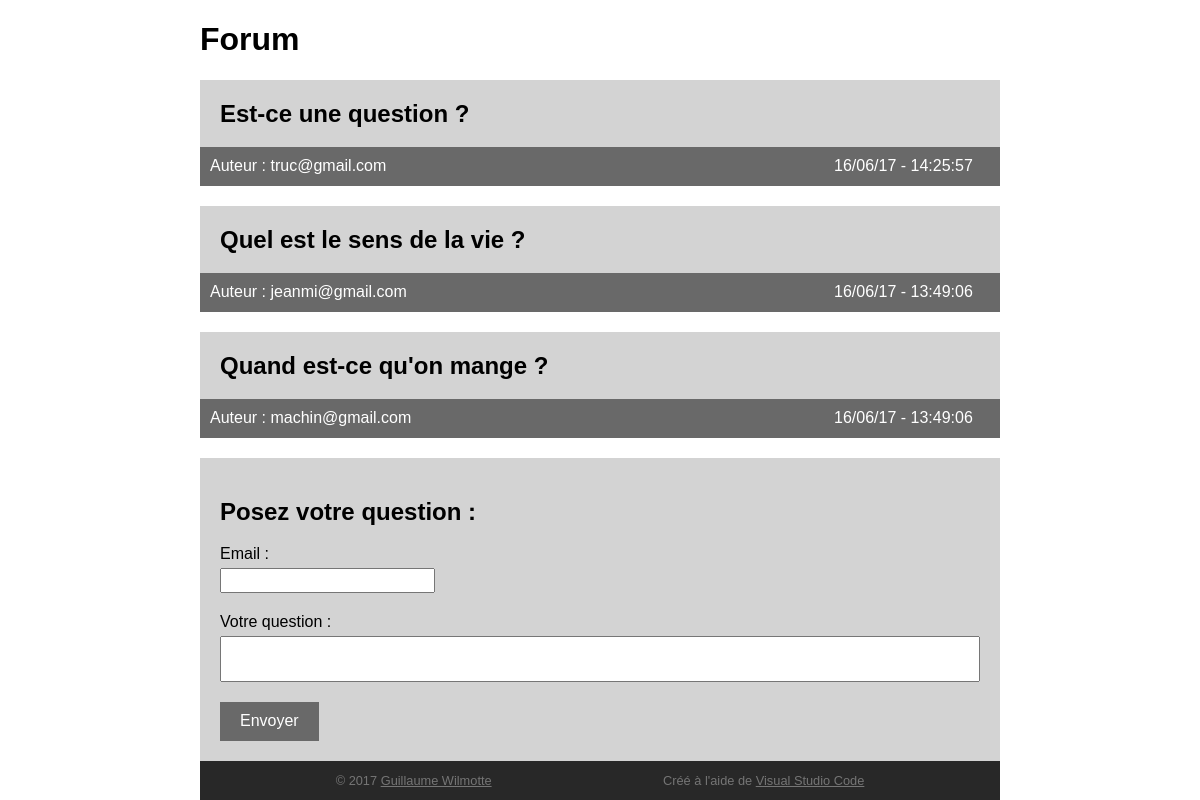
The page / on the database its author committed.
### tables this page shows
CREATE TABLE `questions` (
  `id_questions` int(10) UNSIGNED NOT NULL,
  `titre` varchar(42) DEFAULT NULL,
  `mail` varchar(42) DEFAULT NULL,
  `date` timestamp NOT NULL DEFAULT CURRENT_TIMESTAMP
);

### includes/home.php (the view, shortened to what this page needs)
<?php
   $sql = "SELECT * FROM questions ORDER BY `date` DESC";
   $q_questions = $connect -> query($sql);
   $nb_questions = $q_questions -> num_rows;
?>
<main>
    <section>
      <?php if ( isset($nb_questions) AND $nb_questions > 0 ) :
        while ( $row = $q_questions -> fetch_object() ) : ?>
        <article class="question">
          <h2 class="question-title"><a href="question-<?php echo $row -> id_questions ?>.html"><?php echo $row -> titre ?></a></h2>
          <div class="question-infos">
            <p>Auteur : <?php echo $row -> mail ?></p>
            <time><?php echo date('d/m/y - H:i:s',strtotime($row -> date)); ?></time>
          </div>
        </article>
      <?php endwhile;
      endif; ?>
    </section>
<?php include('insert_question.php') ?>
</main>

### includes/header.php (shortened to what this page needs)
<!DOCTYPE html>
<html lang="en">
<head>
  <link rel="stylesheet" href="style/css/style.css">
</head>
<body>
  <header>
    <h1>Forum</h1>
  </header>

### index.php (shortened to what this page needs)
<?php
  require("config.php");
?>
<?php include('includes/header.php') ?>
<?php
if ( isset($_GET['question']) ) :
  include('includes/reponses.php');
else :
  include('includes/home.php');
endif;
?>
<?php include('includes/footer.php') ?>

### includes/insert_question.php (shortened to what this page needs)
<form action="includes/insert_question.php" method="post">
  <h2>Posez votre question :</h2>
  <label for="question_mail">Email :</label>
  <input type="email" name="mail" id="question_mail" required>
  <label for="question_content">Votre question :</label>
  <input type="text" name="titre" id="question_content" required>
  <button>Envoyer</button>
</form>

### includes/footer.php (shortened to what this page needs)
  <footer>
    <ul>
      <li>&copy; 2017 <a href="index.html">Guillaume Wilmotte</a></li>
      <li>Créé à l'aide de  <a href="https://code.visualstudio.com/" target="_blank">Visual Studio Code</a></li>
    </ul>
  </footer>
</body>
</html>

### style/css/style.css (style rules this page uses)
html { line-height: 1.15; -ms-text-size-adjust: 100%; -webkit-text-size-adjust: 100%; }
body { margin: 0; }
article, aside, footer, header, nav, section { display: block; }
h1 { font-size: 2em; margin: 0.67em 0; }
figcaption, figure, main { display: block; }
a { background-color: transparent; -webkit-text-decoration-skip: objects; }
button, input, optgroup, select, textarea { font-family: sans-serif; font-size: 100%; line-height: 1.15; margin: 0; }
button, input { overflow: visible; }
button, select { text-transform: none; }
button, html [type="button"], [type="reset"], [type="submit"] { -webkit-appearance: button; }
* { -webkit-box-sizing: border-box; box-sizing: border-box; }
body { font-family: arial; max-width: 800px; margin: 0 auto; }
.question { margin-bottom: 20px; }
.question-title { background: lightgrey; margin: 0; padding: 20px; }
.question-title a { color: black; text-decoration: none; }
.question-infos { display: -webkit-box; display: -webkit-flex; display: -ms-flexbox; display: flex; background: dimgrey; color: white; padding: 10px; }
.question-infos p { margin: 0; width: 80%; }
form { background: lightgrey; padding: 20px; }
label { display: block; margin-bottom: 5px; }
input { margin-bottom: 20px; }
button { background: dimgrey; color: white; border: none; padding: 10px 20px; cursor: pointer; }
#question_content { width: 100%; line-height: 40px; font-size: 1.2rem; }
footer { background: #282828; color: #757575; font-size: .8rem; padding: 1px 50px; }
footer ul { list-style: none; display: -webkit-box; display: -webkit-flex; display: -ms-flexbox; display: flex; -webkit-justify-content: space-around; -ms-flex-pack: distribute; justify-content: space-around; padding: 0; }
footer a { color: #757575; }

### rows shown on the page
questions: titre "Est-ce une question ?", mail "truc@gmail.com", date "16/06/17 - 14:25:57"
questions: titre "Quel est le sens de la vie ?", mail "jeanmi@gmail.com", date "16/06/17 - 13:49:06"
questions: titre "Quand est-ce qu'on mange ?", mail "machin@gmail.com", date "16/06/17 - 13:49:06"
